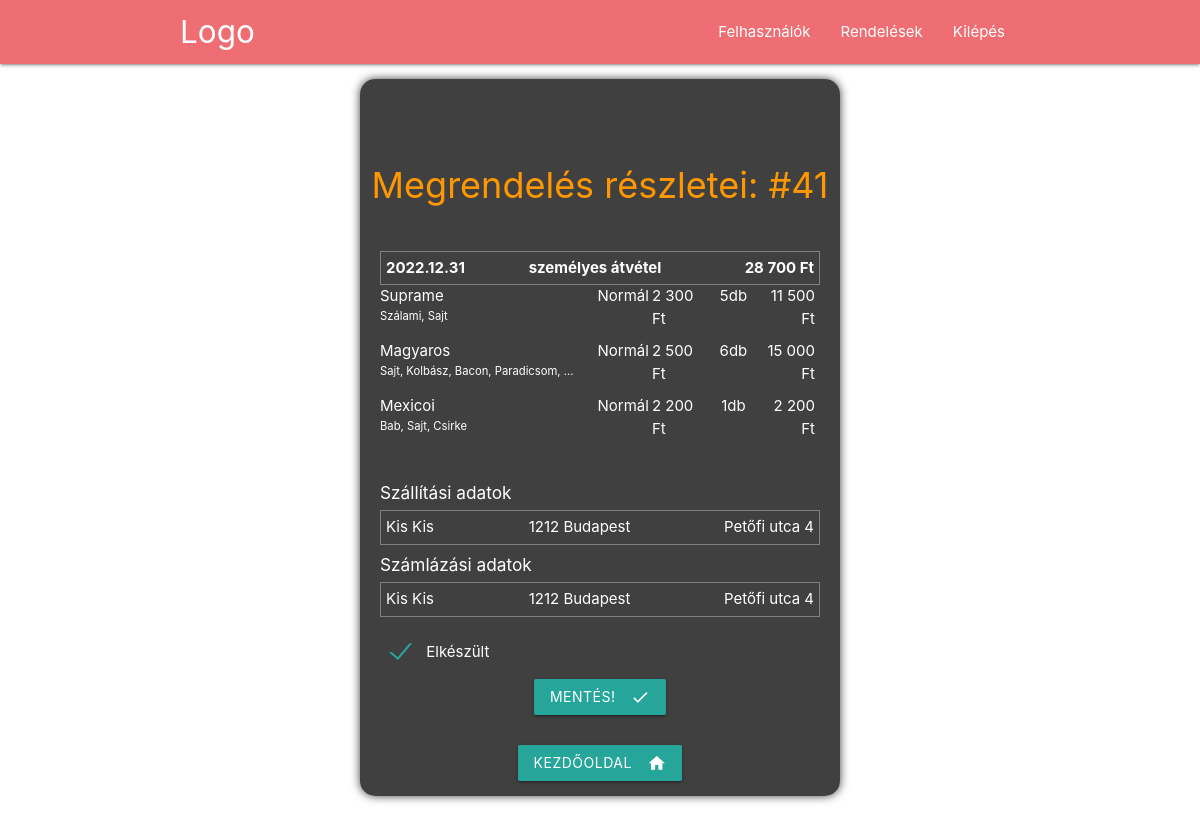
Screenshot of /system_admin/order-details/41 (signed in) with the database file from the repository.
### tables this page shows
CREATE TABLE `orders` (
  `id` bigint(20) UNSIGNED NOT NULL,
  `user_id` bigint(20) UNSIGNED NOT NULL,
  `user_data` text DEFAULT NULL,
  `email` varchar(200) DEFAULT NULL,
  `shipping_price` int(11) NOT NULL,
  `delivery_method` varchar(30) DEFAULT NULL,
  `total` int(11) NOT NULL,
  `is_ready` int(11) NOT NULL DEFAULT 0,
  `created_at` timestamp NULL DEFAULT current_timestamp(),
  `updated_at` timestamp NULL DEFAULT NULL ON UPDATE current_timestamp()
);

CREATE TABLE `order_pizzas` (
  `id` bigint(20) UNSIGNED NOT NULL,
  `pizza_id` bigint(20) UNSIGNED NOT NULL,
  `order_id` bigint(20) UNSIGNED NOT NULL,
  `pizza_name` varchar(255) NOT NULL,
  `topping_list` longtext NOT NULL CHECK (json_valid(`topping_list`)),
  `size` varchar(255) NOT NULL,
  `price` int(11) NOT NULL,
  `quantity` int(11) NOT NULL,
  `subtotal` int(11) NOT NULL,
  `created_at` timestamp NULL DEFAULT current_timestamp(),
  `updated_at` timestamp NULL DEFAULT NULL ON UPDATE current_timestamp()
);

### includes/template_parts.php (called while the page is built, shortened)
<?php
function amount($val)
{
    return number_format($val, 0, ' ', ' ').CURRENCY;
}

### includes/functions.php (called while the page is built, shortened)
<?php
function public_path($url = '')
{
    return DOCUMENT_ROOT.$url;
}

### admin/order-details.php (the view, shortened to what this page needs)
<?php
$id = (int)$_GET["id"];
?>
<div class="section no-pad-bot" id="index-banner">
    <div class="container alpha-bg" style="width:40%">
        <br><br>
        <h1 class="header center orange-text">Megrendelés részletei: #<?php print $id ?> </h1>
        <div class="row text-block">
            <form action="" method="post">
                <?php
        $szallmodok = ['kiszallitas' => 'kiszállítás', 'szemelyes' => 'személyes átvétel'];
$sql = mysqli_query($connection, "select * from orders where id='" . $id . "'");
$adat = mysqli_fetch_object($sql);
print '<div class="order-heading" >' .
    '<div>' . date('Y.m.d', strtotime($adat->created_at)) . ' </div> ' .
    '<div>' . $szallmodok[$adat->delivery_method] . '</div>' .
    '<div>' . amount($adat->total) . '</div> </div>';
$ordersql = mysqli_query($connection, "select * from order_pizzas where order_id='" . $id . "'");
while ($pizza = mysqli_fetch_object($ordersql)) {
    print '<div class="order-item">
    <div>' . $pizza->pizza_name . '<br>';
    $toppings = json_decode($pizza->topping_list);
    $toppinglist = '';
    foreach ($toppings as $topping) {
        $toppinglist .=$topping->name . ', ';
    }
    print '<small title="' . trim($toppinglist, ', ') . '">' . trim($toppinglist, ', ') . '</small>';
    print '</div>';
    print '<div>' . $pizza->size . ' </div>';
    print '<div>' . amount($pizza->price) . ' </div>';
    print '<div>' . $pizza->quantity . 'db </div>';
    print '<div>' . amount($pizza->subtotal) . '</div> </div>';
}
$user = json_decode($adat->user_data);
if (isset($user->first_name)) {
    print '
                <br>
                <h6>Szállítási adatok</h6>
                <div class="order-heading" >' .
                '<div class="fw-normal">'.$user->first_name.' '.$user->last_name.'</div> ' .
                '<div  class="fw-normal">'.$user->shipping_zip.' '.$user->shipping_city.'</div>' .
                '<div  class="fw-normal">'.$user->shipping_street.' '.$user->shipping_nr.'</div> </div>';
    print '
                <h6>Számlázási adatok</h6>
                <div class="order-heading" >' .
                '<div class="fw-normal">'.$user->billing_name.' '.$user->billing_tax_nr.'</div> ' .
                '<div  class="fw-normal">'.$user->billing_zip.' '.$user->billing_city.'</div>' .
                '<div  class="fw-normal">'.$user->billing_street.' '.$user->billing_nr.'</div> </div>';
}
?>
                <br>
                <div class=" col s12 ">
                    <label>
                        <span>Elkészült</span>
                    </label>
                </div>
                <div class="input-field col s12 text-center">
                    <button class="waves-effect waves-light btn"><i
                            class="material-icons right">check</i>Mentés!</button>
                </div>
                <div class="input-field col s12 text-center">
                    <a class="waves-effect waves-light btn"
                        href="<?php print public_path('/system_admin/dashboard') ?>"><i
                            class="material-icons right">home</i>Kezdőoldal</a>
                </div>
            </form>
        </div>
    </div>
</div>

### admin/css/style.css (style rules this page uses)
h1 { font-size: 36px; }
.text-block { padding: 0px 20px !important; }
.alpha-bg { background-color: rgba(0, 0, 0, 0.75); border-radius: 15px; box-shadow: 0 0 10px rgba(0, 0, 0, 0.75); }
.alpha-bg * { color: white; }
.text-center { text-align: center !important; }
.order-heading { border: 1px solid grey; padding: 5px; font-weight: bold; display: flex; }
.order-heading div { flex: 1; }
.order-heading div:last-child { text-align: right; }
.order-item { display: flex; }
.order-item div { flex: 1; }
.order-item div:first-child { flex: 4; }
.order-item div:last-child { text-align: right; padding-right: 5px; }
.order-item div:nth-child(4) { text-align: center; }
.order-item small { display: block; width: 200px; overflow: hidden; text-overflow: ellipsis; white-space: nowrap; }
.order-item { margin-bottom: 10px; }
.fw-normal { font-weight: normal!important; }

### rows the page displays
orders: created_at "2022.12.31", delivery_method "személyes átvétel", total "28 700 Ft"
order_pizzas: pizza_name "Suprame", toppinglist "Szálami, Sajt", size "Normál", price "2 300 Ft", quantity "5", subtotal "11 500 Ft"
order_pizzas: pizza_name "Magyaros", toppinglist "Sajt, Kolbász, Bacon, Paradicsom,…", size "Normál", price "2 500 Ft", quantity "6", subtotal "15 000 Ft"
order_pizzas: pizza_name "Mexicoi", toppinglist "Bab, Sajt, Csirke", size "Normál", price "2 200 Ft", quantity "1", subtotal "2 200 Ft"

### other values shown
$id "41"
$user->first_name "Kis"
$user->last_name "Kis"
$user->shipping_zip "1212"
$user->shipping_city "Budapest"
$user->shipping_street "Petőfi utca"
$user->shipping_nr "4"
$user->billing_name "Kis Kis"
$user->billing_zip "1212"
$user->billing_city "Budapest"
$user->billing_street "Petőfi utca"
$user->billing_nr "4"
